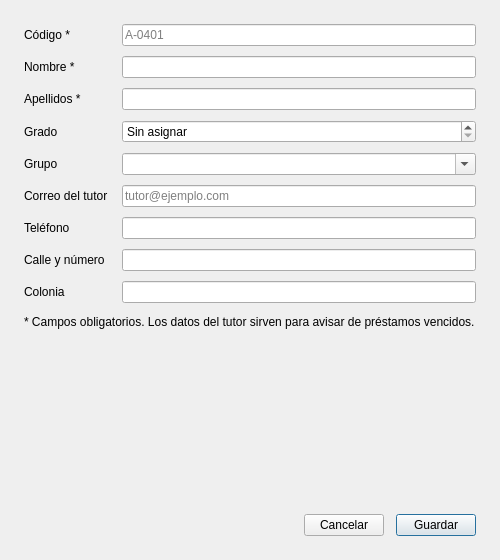
<?xml version="1.0" encoding="UTF-8"?>
<ui version="4.0">
 <class>FormularioAlumno</class>
 <widget class="QDialog" name="FormularioAlumno">
  <property name="geometry">
   <rect>
    <x>0</x>
    <y>0</y>
    <width>500</width>
    <height>560</height>
   </rect>
  </property>
  <property name="windowTitle">
   <string>Alumno</string>
  </property>
  <layout class="QVBoxLayout" name="disposicion">
   <property name="leftMargin"><number>24</number></property>
   <property name="topMargin"><number>24</number></property>
   <property name="rightMargin"><number>24</number></property>
   <property name="bottomMargin"><number>24</number></property>
   <property name="spacing"><number>12</number></property>

   <item>
    <layout class="QFormLayout" name="formulario">
     <property name="horizontalSpacing"><number>14</number></property>
     <property name="verticalSpacing"><number>10</number></property>

     <item row="0" column="0">
      <widget class="QLabel" name="etiquetaCodigo">
       <property name="text"><string>Código *</string></property>
      </widget>
     </item>
     <item row="0" column="1">
      <widget class="QLineEdit" name="campoCodigo">
       <property name="placeholderText"><string>A-0401</string></property>
       <property name="minimumHeight"><number>32</number></property>
      </widget>
     </item>

     <item row="1" column="0">
      <widget class="QLabel" name="etiquetaNombre">
       <property name="text"><string>Nombre *</string></property>
      </widget>
     </item>
     <item row="1" column="1">
      <widget class="QLineEdit" name="campoNombre">
       <property name="minimumHeight"><number>32</number></property>
      </widget>
     </item>

     <item row="2" column="0">
      <widget class="QLabel" name="etiquetaApellido">
       <property name="text"><string>Apellidos *</string></property>
      </widget>
     </item>
     <item row="2" column="1">
      <widget class="QLineEdit" name="campoApellido">
       <property name="minimumHeight"><number>32</number></property>
      </widget>
     </item>

     <item row="3" column="0">
      <widget class="QLabel" name="etiquetaGrado">
       <property name="text"><string>Grado</string></property>
      </widget>
     </item>
     <item row="3" column="1">
      <widget class="QSpinBox" name="campoGrado">
       <property name="minimum"><number>0</number></property>
       <property name="maximum"><number>6</number></property>
       <property name="value"><number>0</number></property>
       <property name="specialValueText"><string>Sin asignar</string></property>
       <property name="minimumHeight"><number>32</number></property>
      </widget>
     </item>

     <item row="4" column="0">
      <widget class="QLabel" name="etiquetaGrupo">
       <property name="text"><string>Grupo</string></property>
      </widget>
     </item>
     <item row="4" column="1">
      <widget class="QComboBox" name="campoGrupo">
       <property name="editable"><bool>true</bool></property>
       <property name="minimumHeight"><number>32</number></property>
       <item><property name="text"><string/></property></item>
       <item><property name="text"><string>A</string></property></item>
       <item><property name="text"><string>B</string></property></item>
       <item><property name="text"><string>C</string></property></item>
       <item><property name="text"><string>D</string></property></item>
      </widget>
     </item>

     <item row="5" column="0">
      <widget class="QLabel" name="etiquetaCorreo">
       <property name="text"><string>Correo del tutor</string></property>
      </widget>
     </item>
     <item row="5" column="1">
      <widget class="QLineEdit" name="campoCorreo">
       <property name="placeholderText"><string>tutor@ejemplo.com</string></property>
       <property name="minimumHeight"><number>32</number></property>
      </widget>
     </item>

     <item row="6" column="0">
      <widget class="QLabel" name="etiquetaTelefono">
       <property name="text"><string>Teléfono</string></property>
      </widget>
     </item>
     <item row="6" column="1">
      <widget class="QLineEdit" name="campoTelefono">
       <property name="minimumHeight"><number>32</number></property>
      </widget>
     </item>

     <item row="7" column="0">
      <widget class="QLabel" name="etiquetaCalle">
       <property name="text"><string>Calle y número</string></property>
      </widget>
     </item>
     <item row="7" column="1">
      <widget class="QLineEdit" name="campoCalle">
       <property name="minimumHeight"><number>32</number></property>
      </widget>
     </item>

     <item row="8" column="0">
      <widget class="QLabel" name="etiquetaColonia">
       <property name="text"><string>Colonia</string></property>
      </widget>
     </item>
     <item row="8" column="1">
      <widget class="QLineEdit" name="campoColonia">
       <property name="minimumHeight"><number>32</number></property>
      </widget>
     </item>

    </layout>
   </item>

   <item>
    <widget class="QLabel" name="etiquetaAviso">
     <property name="text">
      <string>* Campos obligatorios. Los datos del tutor sirven para avisar de préstamos vencidos.</string>
     </property>
     <property name="wordWrap"><bool>true</bool></property>
    </widget>
   </item>

   <item>
    <widget class="QLabel" name="etiquetaError">
     <property name="text"><string/></property>
     <property name="wordWrap"><bool>true</bool></property>
     <property name="minimumHeight"><number>40</number></property>
     <property name="alignment"><set>Qt::AlignTop</set></property>
    </widget>
   </item>

   <item>
    <spacer name="espacio">
     <property name="orientation"><enum>Qt::Vertical</enum></property>
     <property name="sizeHint" stdset="0">
      <size><width>20</width><height>10</height></size>
     </property>
    </spacer>
   </item>

   <item>
    <layout class="QHBoxLayout" name="filaBotones">
     <item>
      <spacer name="espacioBotones">
       <property name="orientation"><enum>Qt::Horizontal</enum></property>
       <property name="sizeHint" stdset="0">
        <size><width>40</width><height>20</height></size>
       </property>
      </spacer>
     </item>
     <item>
      <widget class="QPushButton" name="botonCancelar">
       <property name="text"><string>Cancelar</string></property>
       <property name="minimumHeight"><number>34</number></property>
      </widget>
     </item>
     <item>
      <widget class="QPushButton" name="botonGuardar">
       <property name="text"><string>Guardar</string></property>
       <property name="minimumHeight"><number>34</number></property>
       <property name="default"><bool>true</bool></property>
      </widget>
     </item>
    </layout>
   </item>

  </layout>
 </widget>
 <resources/>
 <connections/>
</ui>
